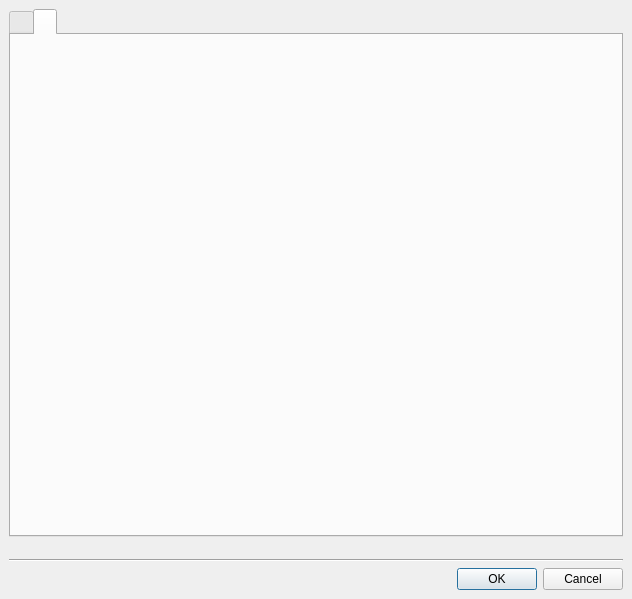
<?xml version="1.0" encoding="UTF-8"?>
<ui version="4.0">
 <class>SaveLayoutOptionsDialog</class>
 <widget class="QDialog" name="SaveLayoutOptionsDialog">
  <property name="windowModality">
   <enum>Qt::ApplicationModal</enum>
  </property>
  <property name="geometry">
   <rect>
    <x>0</x>
    <y>0</y>
    <width>632</width>
    <height>599</height>
   </rect>
  </property>
  <property name="windowTitle">
   <string/>
  </property>
  <layout class="QVBoxLayout">
   <property name="spacing">
    <number>6</number>
   </property>
   <property name="margin">
    <number>9</number>
   </property>
   <item>
    <widget class="QTabWidget" name="options_stack">
     <property name="sizePolicy">
      <sizepolicy hsizetype="Preferred" vsizetype="Expanding">
       <horstretch>0</horstretch>
       <verstretch>1</verstretch>
      </sizepolicy>
     </property>
     <property name="currentIndex">
      <number>1</number>
     </property>
     <widget class="QWidget" name="options_stackPage1" native="true">
      <attribute name="title">
       <string/>
      </attribute>
     </widget>
     <widget class="QWidget" name="options_stackPage2" native="true">
      <attribute name="title">
       <string/>
      </attribute>
     </widget>
    </widget>
   </item>
   <item>
    <spacer>
     <property name="orientation">
      <enum>Qt::Vertical</enum>
     </property>
     <property name="sizeHint" stdset="0">
      <size>
       <width>509</width>
       <height>16</height>
      </size>
     </property>
    </spacer>
   </item>
   <item>
    <widget class="Line" name="line">
     <property name="orientation">
      <enum>Qt::Horizontal</enum>
     </property>
    </widget>
   </item>
   <item>
    <widget class="QDialogButtonBox" name="buttonBox">
     <property name="orientation">
      <enum>Qt::Horizontal</enum>
     </property>
     <property name="standardButtons">
      <set>QDialogButtonBox::Cancel|QDialogButtonBox::Ok</set>
     </property>
    </widget>
   </item>
  </layout>
 </widget>
 <tabstops>
  <tabstop>buttonBox</tabstop>
 </tabstops>
 <resources/>
 <connections>
  <connection>
   <sender>buttonBox</sender>
   <signal>rejected()</signal>
   <receiver>SaveLayoutOptionsDialog</receiver>
   <slot>reject()</slot>
   <hints>
    <hint type="sourcelabel">
     <x>316</x>
     <y>260</y>
    </hint>
    <hint type="destinationlabel">
     <x>286</x>
     <y>274</y>
    </hint>
   </hints>
  </connection>
 </connections>
</ui>
